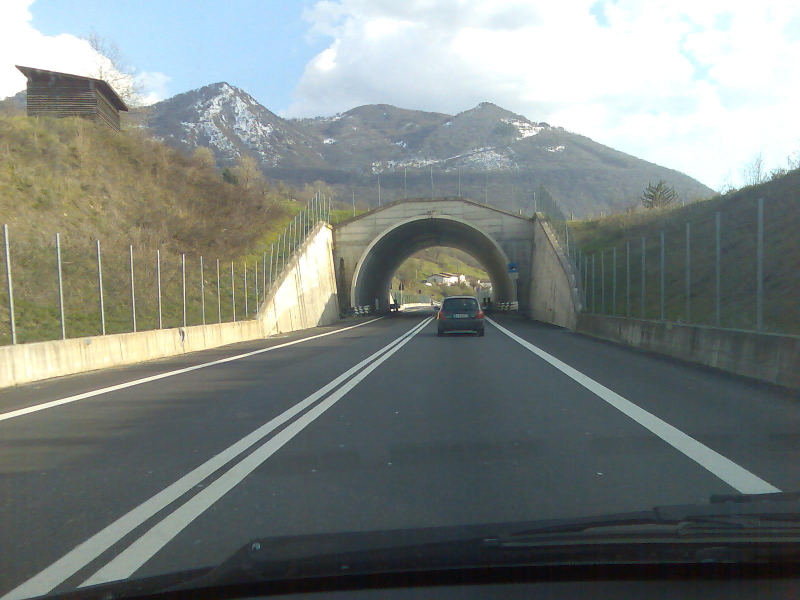
#> input picture lesson4/data/dashcam.jpg, 1600 x 1200 px, found by its file name (shown at 1/2 size)
$ jupyter execute Homework4.ipynb
#> lines starting #> are read from the running program, lines starting #| are printed output that depends on the picture; after the words box and inside, x2 and y2 are one past the last pixel; in counts of white or black regions, pixels touching at a corner belong together
[cell 1]
import cv2
import math
import numpy as np
from matplotlib import pyplot as plt
plt.rcParams['figure.figsize'] = [15, 10]

img = cv2.imread('/home/hask/Project/cv_homework/lesson4/data/dashcam.jpg')
#> img is the input picture: shape (1200, 1600, 3); mean B, G, R 127.8, 131.2, 124.1
img = cv2.cvtColor(img, cv2.COLOR_BGR2RGB)
img = cv2.resize(img, None, fx=0.5, fy=0.5)
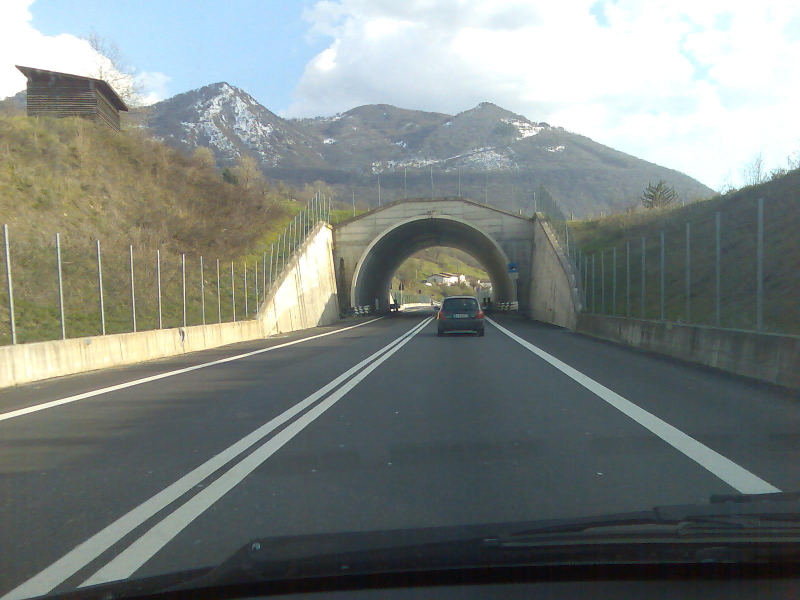
#> img: shape (600, 800, 3); mean R, G, B 124.3, 131.3, 127.9
# plt.imshow(img)

# Convert image to gray scale
gray = cv2.cvtColor(img, cv2.COLOR_BGR2GRAY)
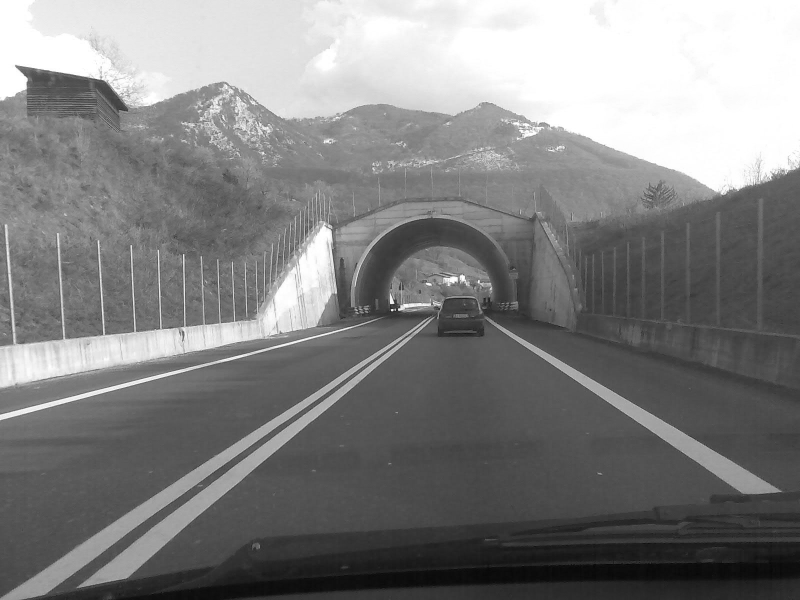
#> gray: shape (600, 800); min 6, max 255, mean 129.5
# plt.imshow(gray)

# Obtain edge map
# Hint: you can use Canny edge detector with th_low = 100, th_high = 150
edges = cv2.Canny(gray, 100, 150)
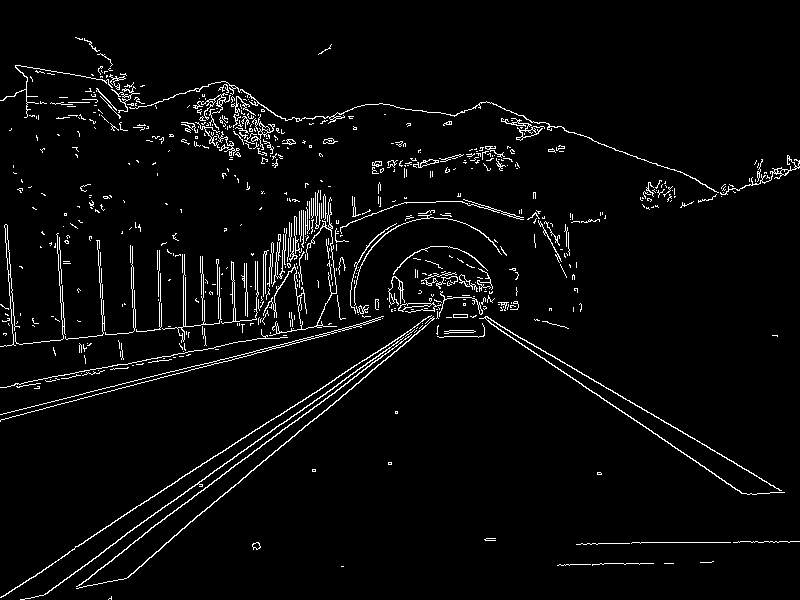
#> edges: shape (600, 800); 3.7% white in thin lines or dots

# We are only interseted in the road so we will remove everything above the horizon
edges[0:350] = 0
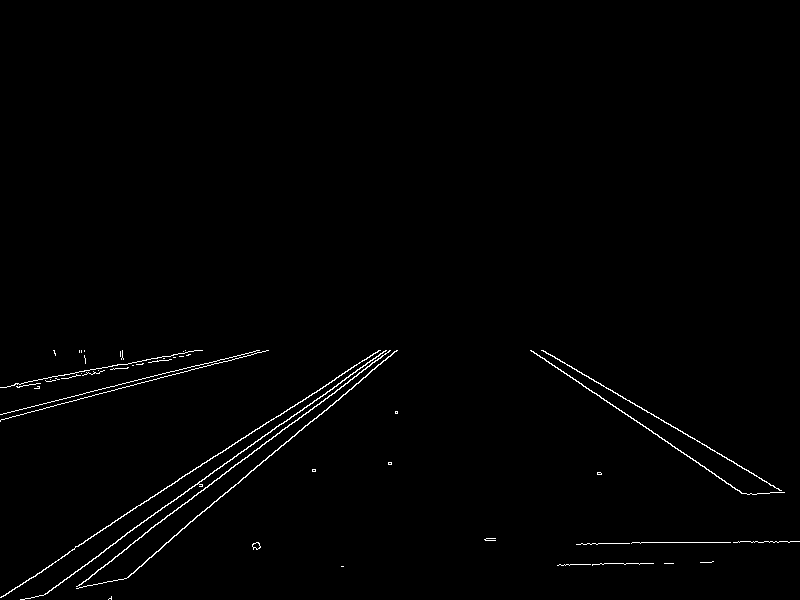
#> edges: shape (600, 800); 0.94% white in thin lines or dots, all inside (x1, y1, x2, y2) = (0, 350, 800, 600)

# Let's plot the images
plt.subplot(121), plt.imshow(img), plt.title('Original')
plt.subplot(122), plt.imshow(edges, cmap='gray'), plt.title('Edge map')

# Apply Hough transform to parametrize the lines
# Hint 1: Offset resolution of 2 pixels and slope resolution of 2 degrees work well in this case
# Hint 2: A suitable value for the accumulator threshold is 190
lines = cv2.HoughLines(edges, 2, np.pi / 180, 190)
#> lines = 17 rows, first 8: [500, 0.995], [522, 0.873], [508, 0.96], [514, 0.925], [506, 0.942], [510, 0.908], [496, 0.977], [-6, 2.16]
lines = lines[:, 0, :]

# Plot the resulting Hough lines
result = np.copy(img)
for line in lines:
    rho = line[0]
    theta = line[1]
    a = math.cos(theta)
    b = math.sin(theta)
    x0 = a * rho
    y0 = b * rho
    pt1 = (int(x0 + 1000 * (-b)), int(y0 + 1000 * (a)))
    pt2 = (int(x0 - 1000 * (-b)), int(y0 - 1000 * (a)))
    cv2.line(result, pt1, pt2, (255, 0, 0), 2, cv2.LINE_AA)
#> this loop made 17 passes
#> (rho, theta, a, b, x0, y0, pt1, pt2) on passes 1 to 10: (500, 0.995, 0.545, 0.839, 272.3, 419.3, (-566, 963), (1110, -125)), (522, 0.873, 0.643, 0.766, 335.5, 399.9, (-430, 1042), (1101, -242)), (508, 0.96, 0.574, 0.819, 291.4, 416.1, (-527, 989), (1110, -157)), (514, 0.925, 0.602, 0.799, 309.3, 410.5, (-489, 1012), (1107, -191)), (506, 0.942, 0.588, 0.809, 297.4, 409.4, (-511, 997), (1106, -178)), (510, 0.908, 0.616, 0.788, 314, 401.9, (-474, 1017), (1101, -213)), (496, 0.977, 0.559, 0.829, 277.4, 411.2, (-551, 970), (1106, -147)), (-6, 2.16, -0.559, 0.829, 3.36, -4.97, (-825, -564), (832, 554)), (402, 1.33, 0.242, 0.97, 97.25, 390.1, (-873, 631), (1067, 148)), (406, 1.31, 0.259, 0.966, 105.1, 392.2, (-860, 650), (1071, 133))
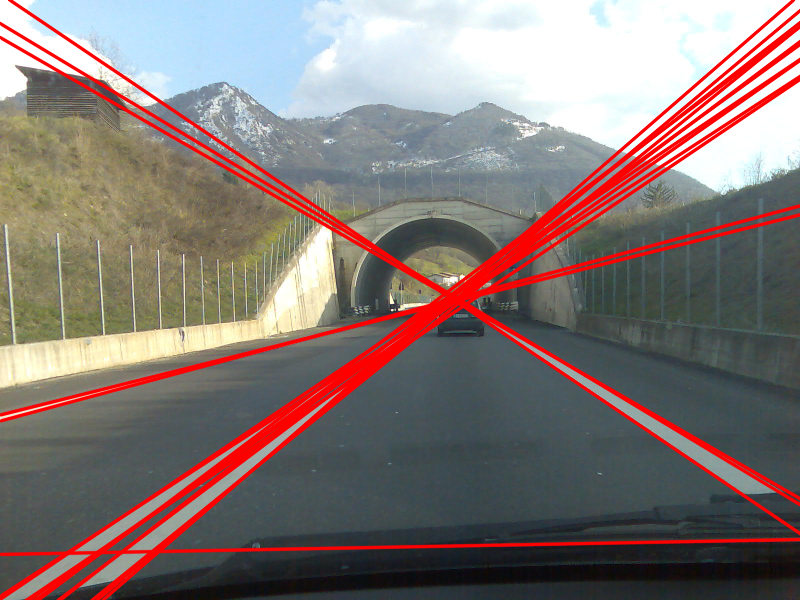
#> result: shape (600, 800, 3); 10.1% of pixels changed, all inside (x1, y1, x2, y2) = (0, 0, 800, 600)

plt.subplot(121), plt.imshow(edges, cmap='gray'), plt.title('Edge map')
plt.subplot(122), plt.imshow(result, cmap='gray'), plt.title('Hough lines')
plt.show()

# Filter out all lines that are approximately horizontal (+/- 20 degrees).
filtered_lines = []
for line in lines:
    theta = line[1]
    if np.degrees(theta) < 70 or np.degrees(theta) > 110:
        filtered_lines.append(line)
#> this loop made 17 passes
#> (line, theta) on passes 1 to 12: ([500, 0.995], 0.995), ([522, 0.873], 0.873), ([508, 0.96], 0.96), ([514, 0.925], 0.925), ([506, 0.942], 0.942), ([510, 0.908], 0.908), ([496, 0.977], 0.977), ([-6, 2.16], 2.16), ([402, 1.33], 1.33), ([406, 1.31], 1.31), ([502, 0.925], 0.925), ([32, 2.09], 2.09)
#> after the loop, filtered_lines = [[500, 0.995], [522, 0.873], [508, 0.96], [514, 0.925], [506, 0.942], [510, 0.908], [496, 0.977], [-6, 2.16], [502, 0.925], [32, 2.09], [524, 0.89], [20, 2.11], [520, 0.855], [512, 0.977]]
filtered_lines = np.array(filtered_lines)
#> filtered_lines = 14 rows, first 8: [500, 0.995], [522, 0.873], [508, 0.96], [514, 0.925], [506, 0.942], [510, 0.908], [496, 0.977], [-6, 2.16]

# Let's plot the resulting filtered lines
result = np.copy(img)
for line in filtered_lines:
    rho = line[0]
    theta = line[1]
    a = math.cos(theta)
    b = math.sin(theta)
    x0 = a * rho
    y0 = b * rho
    pt1 = (int(x0 + 1000 * (-b)), int(y0 + 1000 * (a)))
    pt2 = (int(x0 - 1000 * (-b)), int(y0 - 1000 * (a)))
    cv2.line(result, pt1, pt2, (255, 0, 0), 2, cv2.LINE_AA)
#> this loop made 14 passes
#> (rho, theta, a, b, x0, y0, pt1, pt2) on passes 1 to 10: (500, 0.995, 0.545, 0.839, 272.3, 419.3, (-566, 963), (1110, -125)), (522, 0.873, 0.643, 0.766, 335.5, 399.9, (-430, 1042), (1101, -242)), (508, 0.96, 0.574, 0.819, 291.4, 416.1, (-527, 989), (1110, -157)), (514, 0.925, 0.602, 0.799, 309.3, 410.5, (-489, 1012), (1107, -191)), (506, 0.942, 0.588, 0.809, 297.4, 409.4, (-511, 997), (1106, -178)), (510, 0.908, 0.616, 0.788, 314, 401.9, (-474, 1017), (1101, -213)), (496, 0.977, 0.559, 0.829, 277.4, 411.2, (-551, 970), (1106, -147)), (-6, 2.16, -0.559, 0.829, 3.36, -4.97, (-825, -564), (832, 554)), (502, 0.925, 0.602, 0.799, 302.1, 400.9, (-496, 1002), (1100, -200)), (32, 2.09, -0.5, 0.866, -16, 27.71, (-882, -472), (850, 527))
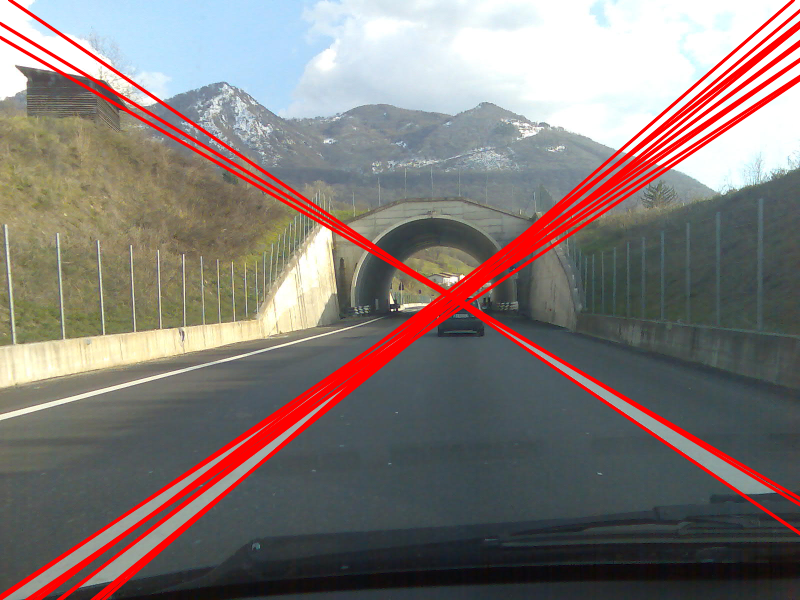
#> result: shape (600, 800, 3); 8.01% of pixels changed, all inside (x1, y1, x2, y2) = (0, 0, 800, 600)

plt.subplot(121), plt.imshow(edges, cmap='gray'), plt.title('Edge map')
plt.subplot(122), plt.imshow(result, cmap='gray'), plt.title('Hough lines')
plt.show()

# We will apply k-means clustering to refine the detected lines.
# Don't worry, we will learn about the clustering later in the course :-)
from sklearn.cluster import KMeans

kmeans = KMeans(n_clusters=6).fit(filtered_lines)
cluster_centers = kmeans.cluster_centers_
#> cluster_centers = [[-6, 2.16], [501, 0.96], [32, 2.09], [522, 0.873], [20, 2.11], [511, 0.942]]

result = np.copy(img)
for line in cluster_centers:
    rho = line[0]
    theta = line[1]
    a = math.cos(theta)
    b = math.sin(theta)
    x0 = a * rho
    y0 = b * rho
    pt1 = (int(x0 + 1000 * (-b)), int(y0 + 1000 * (a)))
    pt2 = (int(x0 - 1000 * (-b)), int(y0 - 1000 * (a)))
    cv2.line(result, pt1, pt2, (255, 0, 0), 2, cv2.LINE_AA)
#> this loop made 6 passes
#> (rho, theta, a, b, x0, y0, pt1, pt2) on passes 1 to 6: (-6, 2.16, -0.559, 0.829, 3.36, -4.97, (-825, -564), (832, 554)), (501, 0.96, 0.574, 0.819, 287.4, 410.4, (-531, 983), (1106, -163)), (32, 2.09, -0.5, 0.866, -16, 27.71, (-882, -472), (850, 527)), (522, 0.873, 0.643, 0.766, 335.5, 399.9, (-430, 1042), (1101, -242)), (20, 2.11, -0.515, 0.857, -10.3, 17.14, (-867, -497), (846, 532)), (511, 0.942, 0.588, 0.809, 300.4, 413.4, (-508, 1001), (1109, -174))
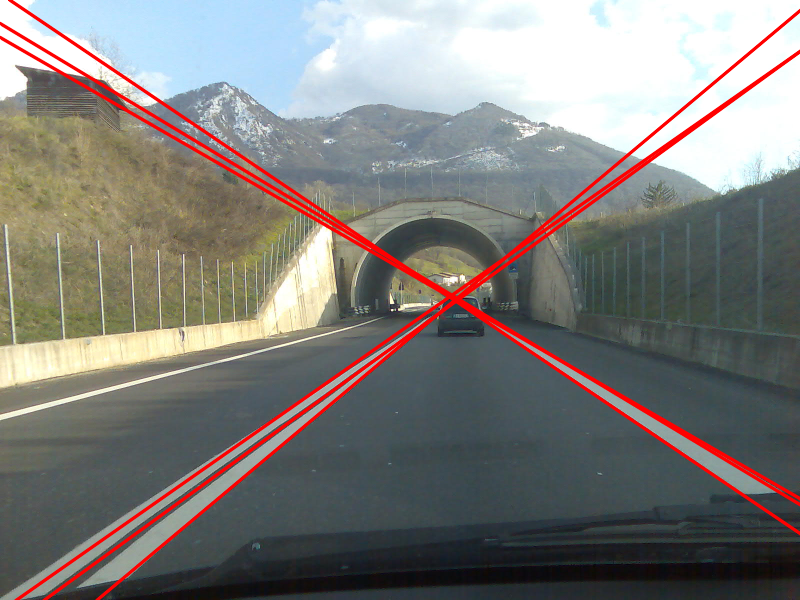
#> result: shape (600, 800, 3); 4.64% of pixels changed, all inside (x1, y1, x2, y2) = (0, 0, 800, 600)

plt.subplot(121), plt.imshow(edges, cmap='gray'), plt.title('Edge map')
plt.subplot(122), plt.imshow(result, cmap='gray'), plt.title('Hough lines')
plt.show()
